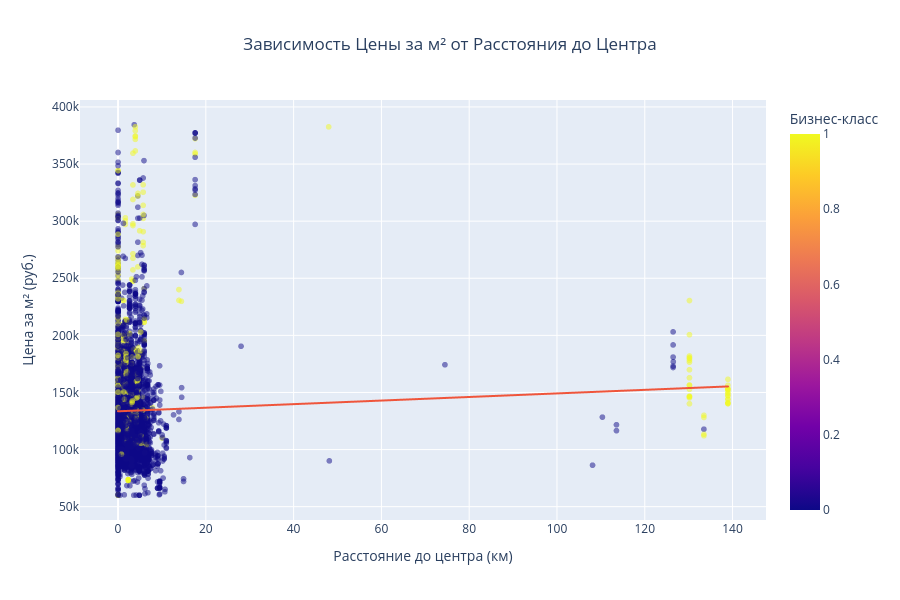

The notebook cell this image was saved under:
### Markdown cell above
**Выводы:**
- Сильная положительная корреляция  - площадь ключевой предиктор
- Линия тренда показывает почти линейную зависимость
- Города образуют разные облака точек → разные цены за м²

**Для модели:** Площадь обязательно включить, рассмотреть взаимодействие с Городом

### Code cell
# Диаграмма рассеяния для расстояния до центра и цены за м²
sample_df = df.sample(min(5000, len(df)), random_state=42)

fig_scatter_dist_price = px.scatter(
    sample_df,
    x='dist_to_city_center',
    y='Цена_за_квадратный_метр',
    color='is_class_business',
    color_discrete_map={True: 'red', False: 'blue'},
    trendline='ols', 
    title='Зависимость Цены за м² от Расстояния до Центра',
    labels={
        'dist_to_city_center': 'Расстояние до центра (км)', 
        'Цена_за_квадратный_метр': 'Цена за м² (руб.)',
        'is_class_business': 'Бизнес-класс'
    },
    opacity=0.5
)

fig_scatter_dist_price.update_layout(
    title_x=0.5,
    height=600
)
fig_scatter_dist_price.show()

# Корреляция
print(f"Корреляция расстояние-цена: {df['dist_to_city_center'].corr(df['Цена_за_квадратный_метр']):.3f}")

### Figure 1 — Plotly figure (JSON) as saved in the notebook; plotly's stock layout.template omitted (floating-point values rounded to 4 significant figures; data arrays with more than 128 entries replaced by an {"elided": "..."} marker saying what was removed)
{"data": [{"hovertemplate": "Расстояние до центра (км)=%{x}<br>Цена за м² (руб.)=%{y}<br>Бизнес-класс=%{marker.color}<extra></extra>", "legendgroup": "", "marker": {"color": {"elided": "5000 int values"}, "coloraxis": "coloraxis", "opacity": 0.5, "symbol": "circle"}, "mode": "markers", "name": "", "showlegend": false, "type": "scattergl", "x": {"elided": "5000 float values"}, "xaxis": "x", "y": {"elided": "5000 float values"}, "yaxis": "y"}, {"hovertemplate": "<b>OLS trendline</b><br>Цена_за_квадратный_метр = 156.552 * dist_to_city_center + 133516<br>R<sup>2</sup>=0.002025<br><br>Расстояние до центра (км)=%{x}<br>Цена за м² (руб.)=%{y} <b>(trend)</b><extra></extra>", "legendgroup": "", "marker": {"symbol": "circle"}, "mode": "lines", "name": "", "showlegend": false, "type": "scattergl", "x": {"elided": "5000 float values"}, "xaxis": "x", "y": {"elided": "5000 float values"}, "yaxis": "y"}], "layout": {"coloraxis": {"colorbar": {"title": {"text": "Бизнес-класс"}}, "colorscale": [[0, "#0d0887"], [0.1111, "#46039f"], [0.2222, "#7201a8"], [0.3333, "#9c179e"], [0.4444, "#bd3786"], [0.5556, "#d8576b"], [0.6667, "#ed7953"], [0.7778, "#fb9f3a"], [0.8889, "#fdca26"], [1, "#f0f921"]]}, "height": 600, "legend": {"tracegroupgap": 0}, "title": {"text": "Зависимость Цены за м² от Расстояния до Центра", "x": 0.5}, "xaxis": {"anchor": "y", "domain": [0, 1], "title": {"text": "Расстояние до центра (км)"}}, "yaxis": {"anchor": "x", "domain": [0, 1], "title": {"text": "Цена за м² (руб.)"}}}}
